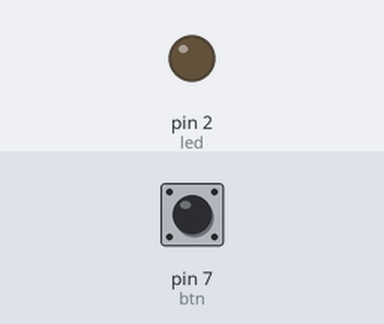
Bench run of a sketch on a simulated Arduino Uno, built with avr-gcc and run on an emulated ATmega328P. Shown: output pins drawn as LEDs (lit = HIGH). The inputs (shaded band) are chosen by the test bench; at power-on: pin 7 (btn) LOW.

Above: at 1.2 s.
1.3 s: pin 7 (btn) pulled HIGH for 3.2 s
At 2.7 s:
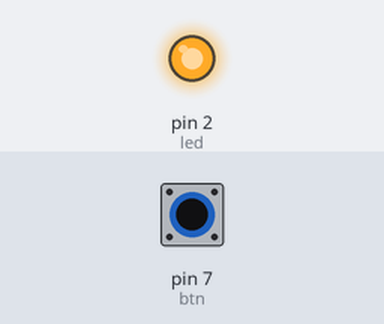
6.8 s: pin 7 (btn) pulled HIGH for 0.15 s
At 9.6 s:
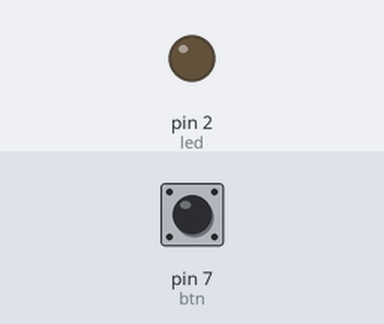
9.9 s: pin 7 (btn) pulled HIGH for 1 s
At 10.4 s:
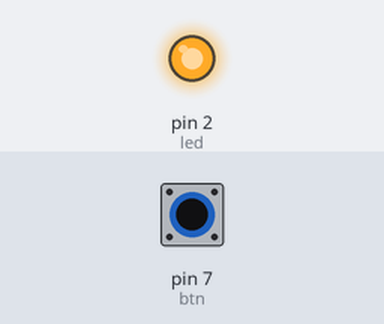
Timing chart, 0 to 13.4 s (numbered marks = the images above; inputs shaded):
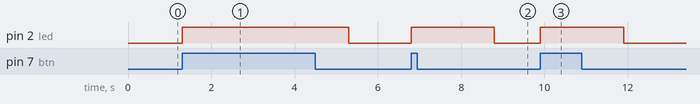

Measured:
- after the input at 1.3 s, pin 2 (led): LOW → HIGH at once, → LOW 4.0 s later
- after the input at 6.8 s, pin 2 (led): LOW → HIGH at once, → LOW 2.0 s later
- after the input at 9.9 s, pin 2 (led): LOW → HIGH at once, → LOW 2.0 s later

The sketch:

leitura_de_botao.ino
```cpp
#define btn 7
#define led 2

void setup()
{
  pinMode(btn, INPUT);
  pinMode(led, OUTPUT);
}

void loop()
{
  if(digitalRead(btn) == HIGH) //Verifica se o botão está pressionado, ou seja, recebendo nível lógico alto
  {
    digitalWrite(led, HIGH); //Liga o LED
    delay(2000);             //Espera 2s
    digitalWrite(led, LOW);  //Desliga o LED
  }
}
```
